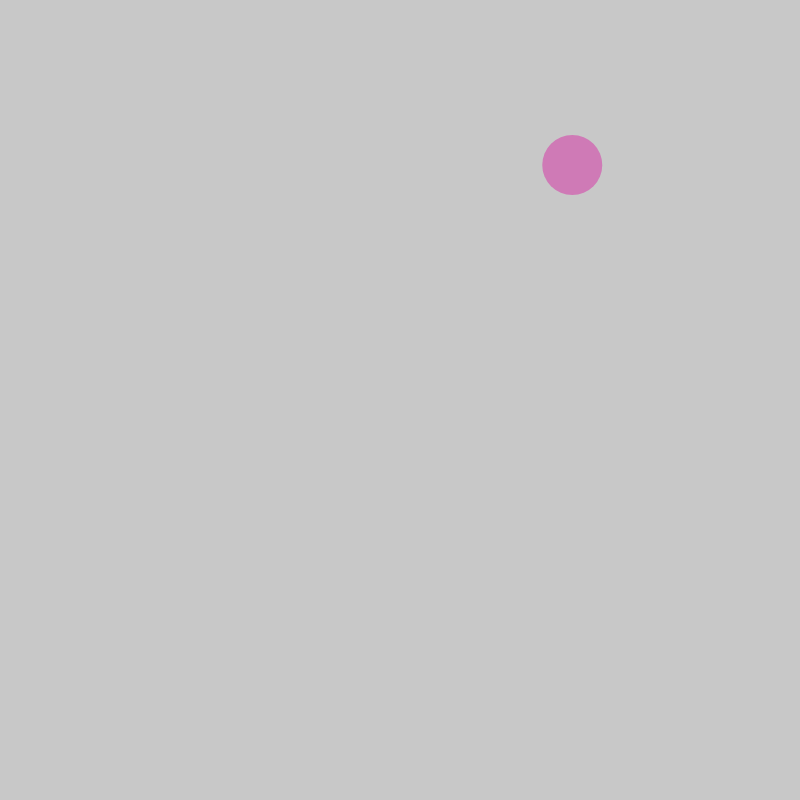
Frame 1 (no input)
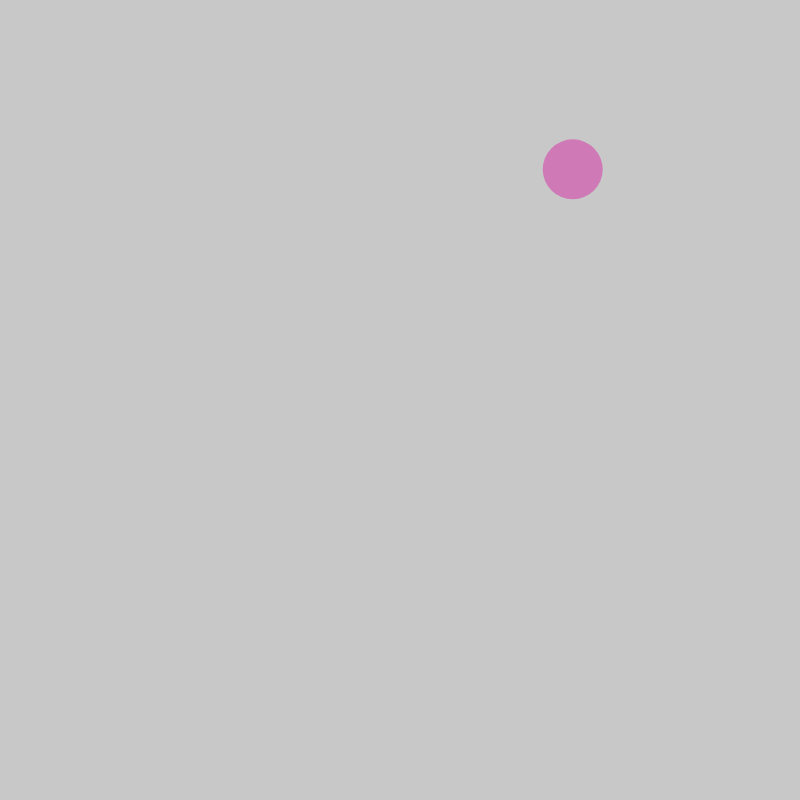
Frame 60 (no input)
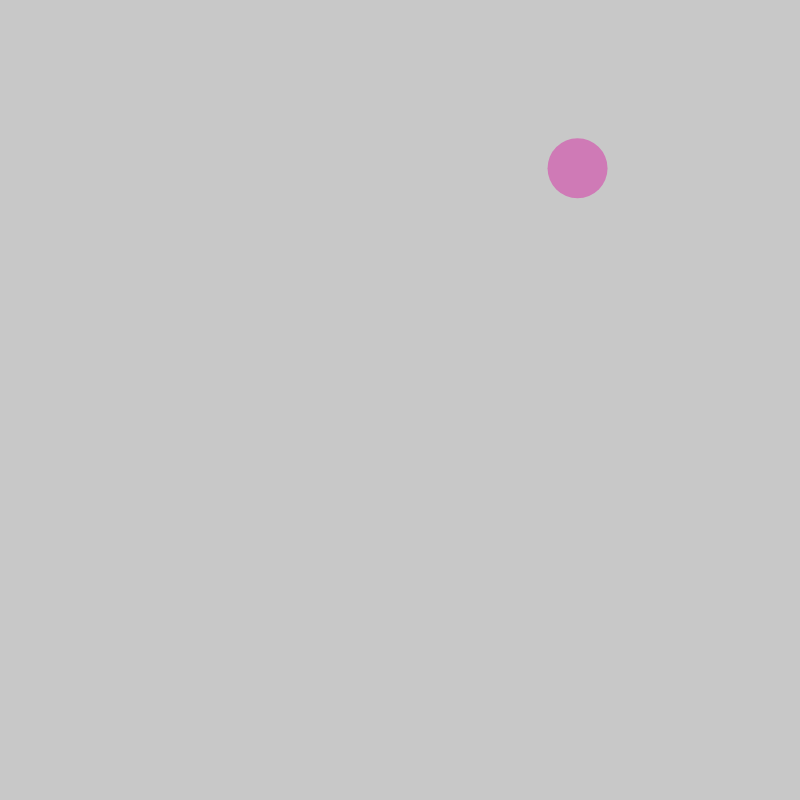
Frame 120 (the mouse pressed at the canvas centre since frame 60)

The p5.js sketch that drew these frames (run headless with seeded random() and noise() and a simulated clock; from frame 60 on, the mouse is pressed at the canvas centre):

// p5.js sketch
// ── sketch.js
var cells = [];

function setup() {
    createCanvas(800, 800);
    cells.push(new Cell());
}

function draw() {
    background(200);
    for(let i = 0; i < cells.length; ++i) {
        cells[i].move();
        cells[i].show();
    }
}

function mousePressed() {
    for(let i = cells.length - 1; i >= 0; --i) {
        if(cells[i].clicked(mouseX, mouseY)) {
            cells.push(cells[i].mitosis());
            cells.push(cells[i].mitosis());
            cells.splice(i, 1);
            // console.log("Clicked");
        }
    }
}
// ── cell.js
function Cell(pos, r, c) {
    if(pos) {
        this.pos = pos.copy();
    } else {
        this.pos = createVector(random(width), random(height));
    }

    this.r = r || 60;
    this.c = c || color(random(100, 255), 0, random(100, 255), 100);

    this.mitosis = () => {
        // this.pos.x = random(-this.r, this.r);
        var cell = new Cell(this.pos, this.r * .8, this.c);
        // var cellB = new Cell(this.pos, this.r/2, this.c);
        return cell;
    }
    this.move = () => {
        var vel = p5.Vector.random2D();
        this.pos.add(vel);
    }

    this.show = () => {
        noStroke();
        fill(this.c);
        ellipse(this.pos.x, this.pos.y, this.r, this.r);
    }

    this.clicked = (x, y) => {
        var d = dist(this.pos.x, this.pos.y, x, y);
        if(d < this.r) {
            return true;
        } else {
            return false;
        }
    }
}
